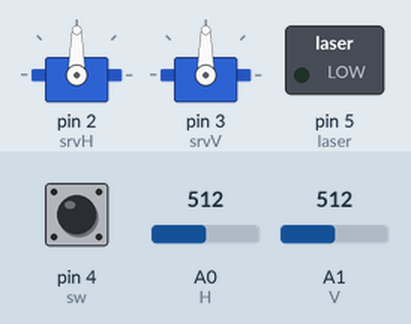
This sketch was run on a simulated Arduino Uno, built with avr-gcc and run on an emulated ATmega328P. On the bench: 2 × servo, switched loads named in the sketch (green lamp = pin HIGH). Inputs (shaded band) come from the test bench; at power-on: A0 (H) = 512, A1 (V) = 512, pin 4 (sw) HIGH.

Above: at 2.2 s.
2.3 s: A0 (H) set to 716
At 4.9 s:
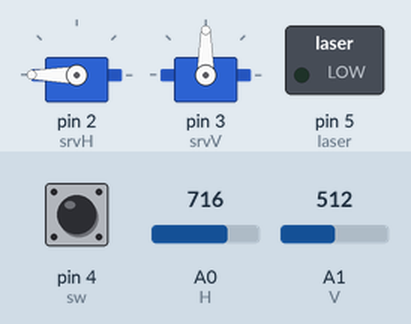
5.3 s: A1 (V) set to 170
At 7.5 s:
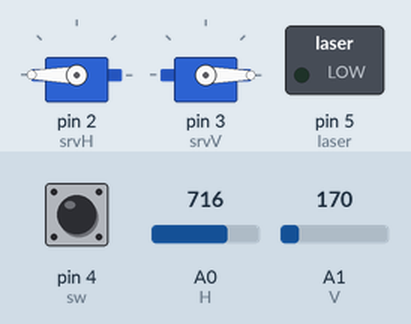
8.0 s: A0 (H) set to 306
At 8.45 s:
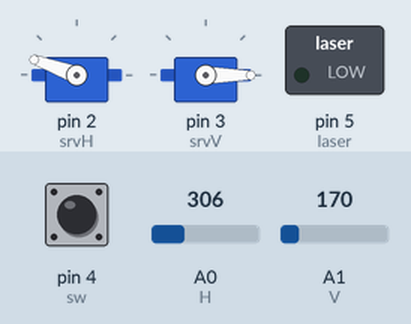
11.0 s: pin 4 (sw) pulled LOW for 1 s
At 13.1 s:
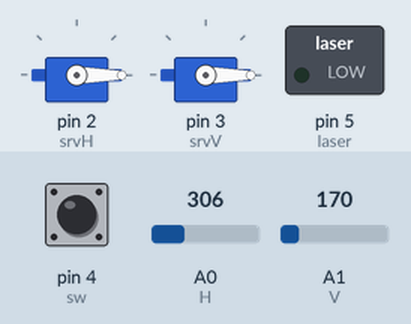
13.7 s: pin 4 (sw) pulled LOW for 0.15 s
At 13.8 s:
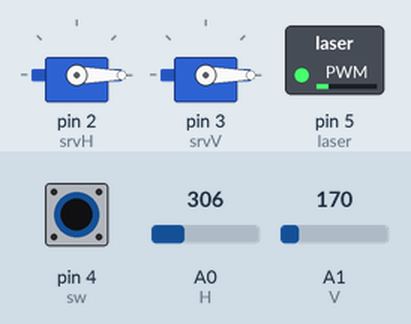
15.3 s: A1 (V) set to 716
At 20.7 s:
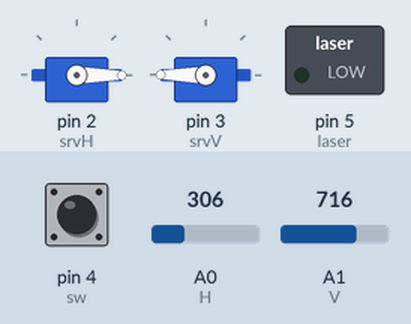
Timing chart, 0 to 21.0 s (numbered marks = the images above; inputs shaded):
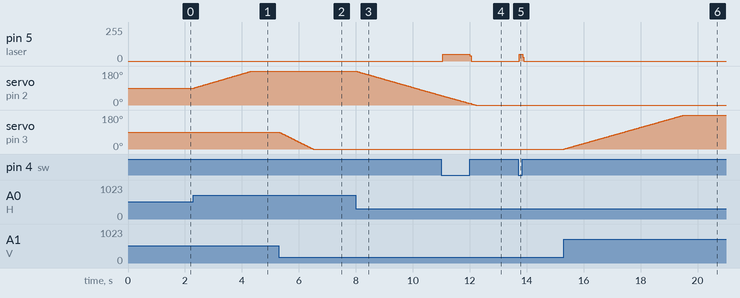

The sketch:

joystick.ino
```cpp
#include <Servo.h>

#define H 0
#define V 1
#define laser 5
#define sw 4

int counter(0);
int laserF = 5;

Servo srvH,srvV;
double angleH(90),angleV(90);
double zeroH,zeroV;
void setup()
{

  srvH.attach(2); srvV.attach(3);

  srvH.write(angleH);
   srvV.write(angleV);
  delay(1000);
  zeroH = analogRead(H);
  zeroV = analogRead(V);
  pinMode(laser, OUTPUT);
  pinMode(sw, INPUT_PULLUP);
  digitalWrite(laser,LOW);

}

int sign(double v)
{
  if (v<0) return -1;
  return 1;
}
double SetAngle(double current, int readVal,int zero)
{
  double thresh(25);
  double mov = (readVal-zero);
    if (abs(mov)<thresh)
    mov=0;
   else
    mov=mov-sign(mov)*thresh;

  mov/=8050.0;


  current+=mov;
  if (current<0) current = 0;
  if (current>180) current = 180;
  return current;
}

void loop()
{

  angleH=SetAngle(angleH,analogRead(H),zeroH);
  srvH.write(angleH);
  angleV=SetAngle(angleV,analogRead(V),zeroV);
  srvV.write(angleV);

  int swRead = digitalRead(sw);
  digitalWrite(laser,LOW);

    if (!swRead && (counter%laserF == 0))
    {
      digitalWrite(laser,HIGH);
    }

  ++counter;


}
```

Measured:
- after the input at 2.3 s, servo on pin 2 (srvH): moves from 90° to 180° over 2.0 s, starting at once
- after the input at 5.3 s, servo on pin 3 (srvV): moves from 90° to 0° over 1.2 s, starting at once
- after the input at 8.0 s, servo on pin 2 (srvH): moves from 180° to 50° over 3.0 s, starting at once
- after the input at 11.0 s, pin 5 (laser): 0/255 → 50/255 after 0.05 s, → 0/255 0.96 s later
- after the input at 13.7 s, pin 5 (laser): 0/255 → 50/255 after 0.05 s, → 0/255 0.12 s later
- after the input at 15.3 s, servo on pin 3 (srvV): moves from 0° to 180° over 4.2 s, starting at once
